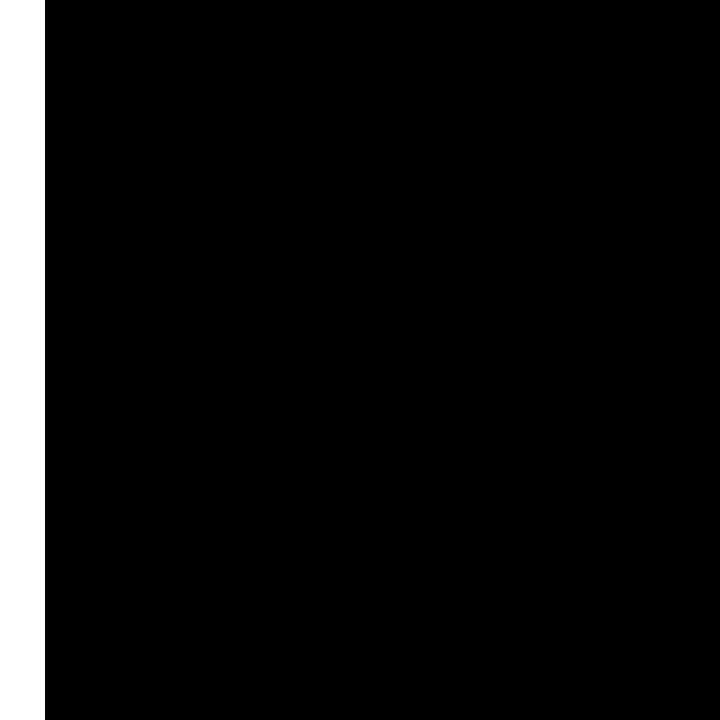
Frame 1 (no input)
Frame 60 (the mouse pressed at the canvas centre just before this capture): identical to frame 1, image omitted
Frame 120 (the mouse held since frame 60 and released just before this capture): identical to frame 1, image omitted

The Processing sketch that drew this single still picture (run headless with seeded random() and noise(); from frame 60 on, the mouse is pressed at the canvas centre):

// Processing sketch: pulse_001
// ── pulse_001.pde
int midi1; 

void setup() {
  size(720, 720);
}

void draw() {
  float ss = width/16; 
  int sel = midi1%16;

  background(0);
  noStroke();
  fill(255);
  rect(sel*ss, 0, ss, width);
}
